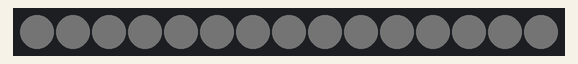
Recording of a sketch running on a simulated Arduino Uno, built with avr-gcc and run on an emulated ATmega328P. Parts: 15 RGB LEDs in strip order, left to right. Dim RGB values are drawn brighter than linear.

Above: at 0.15 s.
At 10.64 s:
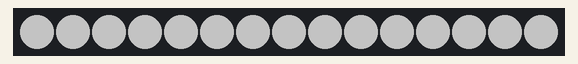

The sketch:

WhiteBreathLight.ino
```cpp
// (licence header left out)
#include "Makeblock.h"
#include <SoftwareSerial.h>
#include <Wire.h>

MeRGBLed led(PORT_3);

void setup()
{
  // set the led quantity.
  led.setNumber(15);
}

int bri = 0, st = 0;
void loop()
{
  if(bri>=100) st=1;
  if(bri<=0) st=0;

  if(st)bri--;
  else bri++;
  for(int t=0;t<15;t++){
    led.setColorAt(t, bri, bri, bri); // parameter description: led number, red, green, blue, flash mode
  }
  led.show();
  delay(20);
}
```

Measured:
- by itself, everything shown: repeats every 12.3 s, in 40 steps
